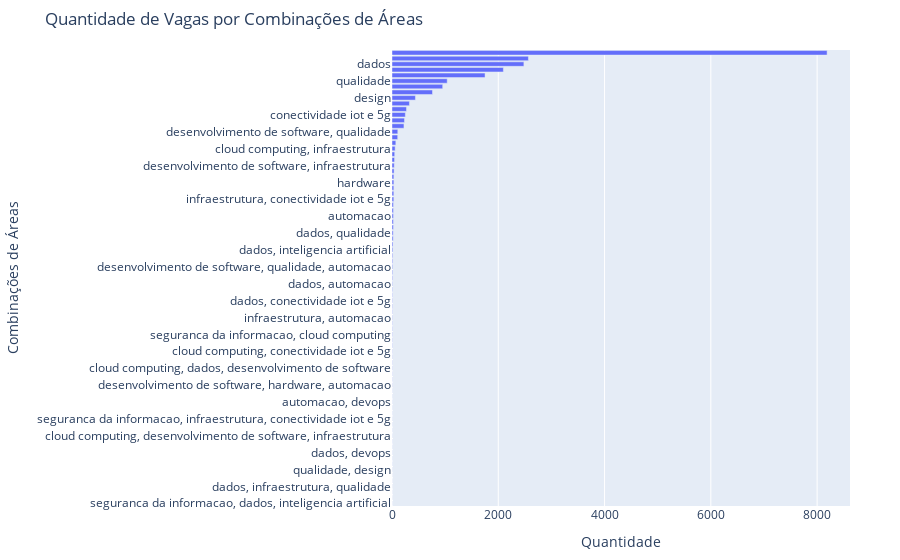

This figure's notebook cell:
### Code cell
# Converter o contador para um DataFrame
df_contagem_combinacoes = pd.DataFrame(contagem_combinacoes_areas.items(), columns=['Combinação de Áreas', 'Quantidade'])

# Calcular percentual
total_combinacoes = df_contagem_combinacoes['Quantidade'].sum()
df_contagem_combinacoes['Percentual'] = (df_contagem_combinacoes['Quantidade'] / total_combinacoes) * 100

# Ordenar do menor para o maior
df_contagem_combinacoes = df_contagem_combinacoes.sort_values(by='Quantidade')

# Gráfico de barras com Plotly
fig2 = px.bar(df_contagem_combinacoes, x='Quantidade', y='Combinação de Áreas', text='Percentual',
              labels={'Quantidade': 'Quantidade', 'Combinação de Áreas': 'Combinações de Áreas'},
              title='Quantidade de Vagas por Combinações de Áreas')

fig2.update_traces(texttemplate='%{text:.2f}%', textposition='outside')
fig2.update_layout(uniformtext_minsize=8, uniformtext_mode='hide', yaxis={'categoryorder':'total ascending'})

# Ajuste da margem e espaçamento
fig2.update_layout(margin=dict(l=200, r=50, b=50, t=50), yaxis_tickangle=0)

fig2.show()

### Figure 1 — Plotly figure (JSON) as saved in the notebook; plotly's stock layout.template omitted (floating-point values rounded to 4 significant figures)
{"data": [{"alignmentgroup": "True", "hovertemplate": "Quantidade=%{x}<br>Combinações de Áreas=%{y}<br>Percentual=%{text}<extra></extra>", "legendgroup": "", "marker": {"color": "#636efa", "pattern": {"shape": ""}}, "name": "", "offsetgroup": "", "orientation": "h", "showlegend": false, "text": [0.004405, 0.004405, 0.004405, 0.004405, 0.004405, 0.004405, 0.00881, 0.00881, 0.00881, 0.00881, 0.00881, 0.00881, 0.00881, 0.00881, 0.00881, 0.00881, 0.00881, 0.00881, 0.00881, 0.00881, 0.00881, 0.01322, 0.01322, 0.01322, 0.01762, 0.01762, 0.01762, 0.01762, 0.02203, 0.02203, 0.02643, 0.02643, 0.02643, 0.02643, 0.02643, 0.03084, 0.03084, 0.03084, 0.03524, 0.03524, 0.04846, 0.05286, 0.05286, 0.05727, 0.05727, 0.07048, 0.07929, 0.09691, 0.09691, 0.1145, 0.1145, 0.1189, 0.1189, 0.1189, 0.1498, 0.1498, 0.1498, 0.1542, 0.1542, 0.1718, 0.185, 0.2114, 0.2247, 0.2599, 0.3172, 0.4713, 0.4802, 0.9911, 1.035, 1.106, 1.203, 1.445, 1.943, 3.357, 4.202, 4.577, 7.713, 9.233, 10.93, 11.31, 36.07], "textposition": "outside", "texttemplate": "%{text:.2f}%", "type": "bar", "x": [1, 1, 1, 1, 1, 1, 2, 2, 2, 2, 2, 2, 2, 2, 2, 2, 2, 2, 2, 2, 2, 3, 3, 3, 4, 4, 4, 4, 5, 5, 6, 6, 6, 6, 6, 7, 7, 7, 8, 8, 11, 12, 12, 13, 13, 16, 18, 22, 22, 26, 26, 27, 27, 27, 34, 34, 34, 35, 35, 39, 42, 48, 51, 59, 72, 107, 109, 225, 235, 251, 273, 328, 441, 762, 954, 1039, 1751, 2096, 2482, 2567, 8188], "xaxis": "x", "y": ["seguranca da informacao, dados, inteligencia artificial", "desenvolvimento de software, infraestrutura, arquitetura", "inteligencia artificial, automacao", "dados, infraestrutura, qualidade", "dados, design", "dados, arquitetura", "qualidade, design", "desenvolvimento de software, devsecops", "qualidade, hardware", "dados, devops", "inteligencia artificial, qualidade", "seguranca da informacao, devsecops", "cloud computing, desenvolvimento de software, infraestrutura", "cloud computing, dados, desenvolvimento de software, infraestrutura", "cloud computing, infraestrutura, devops", "seguranca da informacao, infraestrutura, conectividade iot e 5g", "seguranca da informacao, conectividade iot e 5g", "cloud computing, infraestrutura, conectividade iot e 5g", "automacao, devops", "infraestrutura, conectividade iot e 5g, automacao", "cloud computing, dados, conectividade iot e 5g", "desenvolvimento de software, hardware, automacao", "desenvolvimento de software, transformacao digital", "dados, desenvolvimento de software, design", "cloud computing, dados, desenvolvimento de software", "lideranca", "design, hardware", "cloud computing, conectividade iot e 5g", "cloud computing, desenvolvimento de software, devops", "desenvolvimento de software, arquitetura", "seguranca da informacao, cloud computing", "desenvolvimento de software, automacao", "seguranca da informacao, infraestrutura", "infraestrutura, automacao", "desenvolvimento de software, conectividade iot e 5g", "desenvolvimento de software, infraestrutura, devops", "dados, conectividade iot e 5g", "hardware, automacao", "seguranca da informacao, desenvolvimento de software", "dados, automacao", "blockchain", "desenvolvimento de software, blockchain", "desenvolvimento de software, qualidade, automacao", "transformacao digital", "seguranca da informacao, dados", "dados, inteligencia artificial", "desenvolvimento de software, devops", "dados, infraestrutura", "dados, qualidade", "cloud computing, devops", "devsecops", "automacao", "gestao, aplicacao e implantacao de sistemas", "desenvolvimento de software, inteligencia artificial", "infraestrutura, conectividade iot e 5g", "desenvolvimento de software, design", "qualidade, automacao", "hardware", "arquitetura", "infraestrutura, devops", "desenvolvimento de software, infraestrutura", "cloud computing, dados", "inteligencia artificial", "cloud computing, infraestrutura", "desenvolvimento de software, hardware", "cloud computing, desenvolvimento de software", "desenvolvimento de software, qualidade", "dados, desenvolvimento de software", "cloud computing", "conectividade iot e 5g", "devops", "seguranca da informacao", "design", "aplicacao e implantacao de sistemas", "infraestrutura", "qualidade", "gestao", "ti", "dados", "suporte", "desenvolvimento de software"], "yaxis": "y"}], "layout": {"barmode": "relative", "legend": {"tracegroupgap": 0}, "margin": {"b": 50, "l": 200, "r": 50, "t": 50}, "title": {"text": "Quantidade de Vagas por Combinações de Áreas"}, "uniformtext": {"minsize": 8, "mode": "hide"}, "xaxis": {"anchor": "y", "domain": [0, 1], "title": {"text": "Quantidade"}}, "yaxis": {"anchor": "x", "categoryorder": "total ascending", "domain": [0, 1], "tickangle": 0, "title": {"text": "Combinações de Áreas"}}}}
